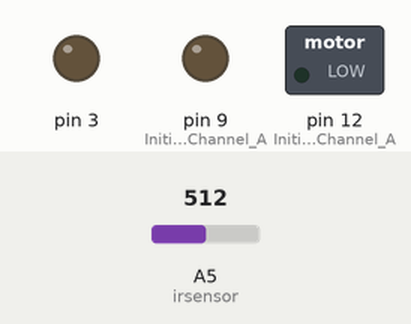
Recording of a sketch running on a simulated Arduino Uno, built with avr-gcc and run on an emulated ATmega328P. On the bench: switched loads named in the sketch (green lamp = pin HIGH), output pins drawn as LEDs (lit = HIGH). The test bench sets the inputs (shaded band); at power-on: A5 (irsensor) = 512. What the sketch prints to the serial monitor is not drawn.

Above: at 0.1 s.
At 10.1 s:
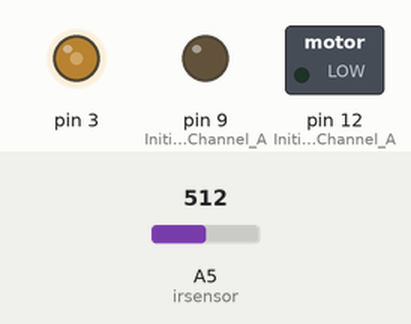
Timing chart, 0 to 11.6 s (numbered marks = the images above):
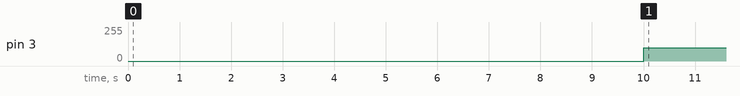

Measured:
- by itself, pin 3: 0/255 → 100/255 at 10.0 s

The sketch:

myDemo.ino
```cpp
/*
*
* Autonomous control
*/


int irsensor = A5;
int motorspeed;
int run = 0;
int measure = 1;
int ambientir = 0;
int distance;

void setup() {
  //Setup Channel A
  pinMode(12, OUTPUT); //Initiates Motor Channel A pin
  pinMode(9, OUTPUT); //Initiates Brake Channel A pin
  pinMode(irsensor, INPUT);
  digitalWrite(irsensor, HIGH);
  Serial.begin(9600);
}

void loop(){
  if(run == 0)
  {
    delay(1000);
    do{
      ambientir = ambientir + analogRead(irsensor);
      delay(1000);
      measure = measure + 1;
    }
    while(measure < 10);
    ambientir = ambientir / 10;
    run = run +1;
  }

  distance = analogRead(irsensor);

  if(distance < ambientir - 50){
    digitalWrite(12, HIGH); //Establishes backward direction of Channel A
    digitalWrite(9, LOW);   //Disengage the Brake for Channel A
    analogWrite(3, 100);   //Spins the motor on Channel A at half speed
  }

  if(distance > ambientir - 50){
    digitalWrite(12, LOW); //Establishes forward direction of Channel A
    digitalWrite(9, LOW);   //Disengage the Brake for Channel A
    analogWrite(3, 100);   //Spins the motor on Channel A at full speed
  }
  Serial.println(distance);
}
```
